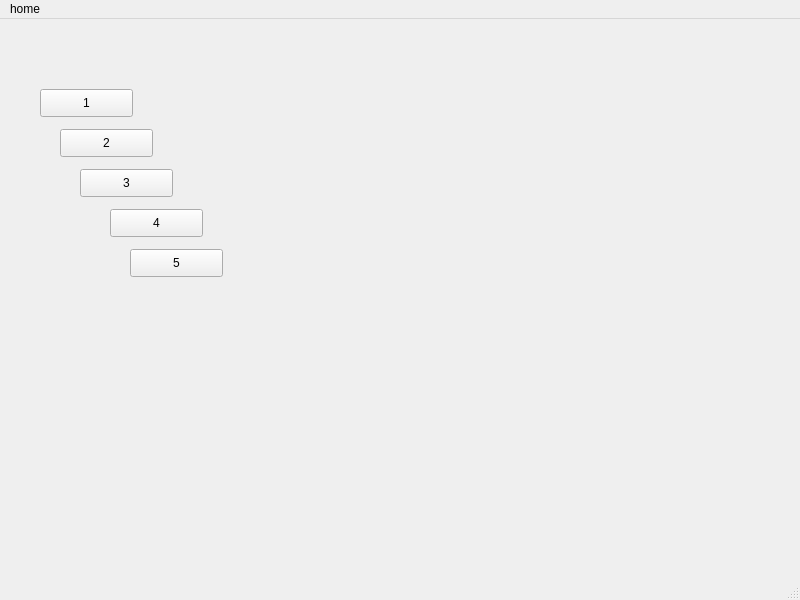
<?xml version="1.0" encoding="UTF-8"?>
<ui version="4.0">
 <class>GestorePiscina</class>
 <widget class="QMainWindow" name="GestorePiscina">
  <property name="geometry">
   <rect>
    <x>0</x>
    <y>0</y>
    <width>800</width>
    <height>600</height>
   </rect>
  </property>
  <property name="windowTitle">
   <string>MainWindow</string>
  </property>
  <widget class="QWidget" name="centralwidget">
   <widget class="QPushButton" name="pushButton">
    <property name="geometry">
     <rect>
      <x>40</x>
      <y>70</y>
      <width>93</width>
      <height>28</height>
     </rect>
    </property>
    <property name="text">
     <string>1</string>
    </property>
   </widget>
   <widget class="QPushButton" name="pushButton_2">
    <property name="geometry">
     <rect>
      <x>60</x>
      <y>110</y>
      <width>93</width>
      <height>28</height>
     </rect>
    </property>
    <property name="text">
     <string>2</string>
    </property>
   </widget>
   <widget class="QPushButton" name="pushButton_3">
    <property name="geometry">
     <rect>
      <x>80</x>
      <y>150</y>
      <width>93</width>
      <height>28</height>
     </rect>
    </property>
    <property name="text">
     <string>3</string>
    </property>
   </widget>
   <widget class="QPushButton" name="pushButton_4">
    <property name="geometry">
     <rect>
      <x>110</x>
      <y>190</y>
      <width>93</width>
      <height>28</height>
     </rect>
    </property>
    <property name="text">
     <string>4</string>
    </property>
   </widget>
   <widget class="QPushButton" name="pushButton_5">
    <property name="geometry">
     <rect>
      <x>130</x>
      <y>230</y>
      <width>93</width>
      <height>28</height>
     </rect>
    </property>
    <property name="text">
     <string>5</string>
    </property>
   </widget>
  </widget>
  <widget class="QMenuBar" name="menubar">
   <property name="geometry">
    <rect>
     <x>0</x>
     <y>0</y>
     <width>800</width>
     <height>26</height>
    </rect>
   </property>
   <widget class="QMenu" name="menuhome">
    <property name="title">
     <string>home</string>
    </property>
   </widget>
   <addaction name="menuhome"/>
  </widget>
  <widget class="QStatusBar" name="statusbar"/>
 </widget>
 <resources/>
 <connections/>
</ui>
